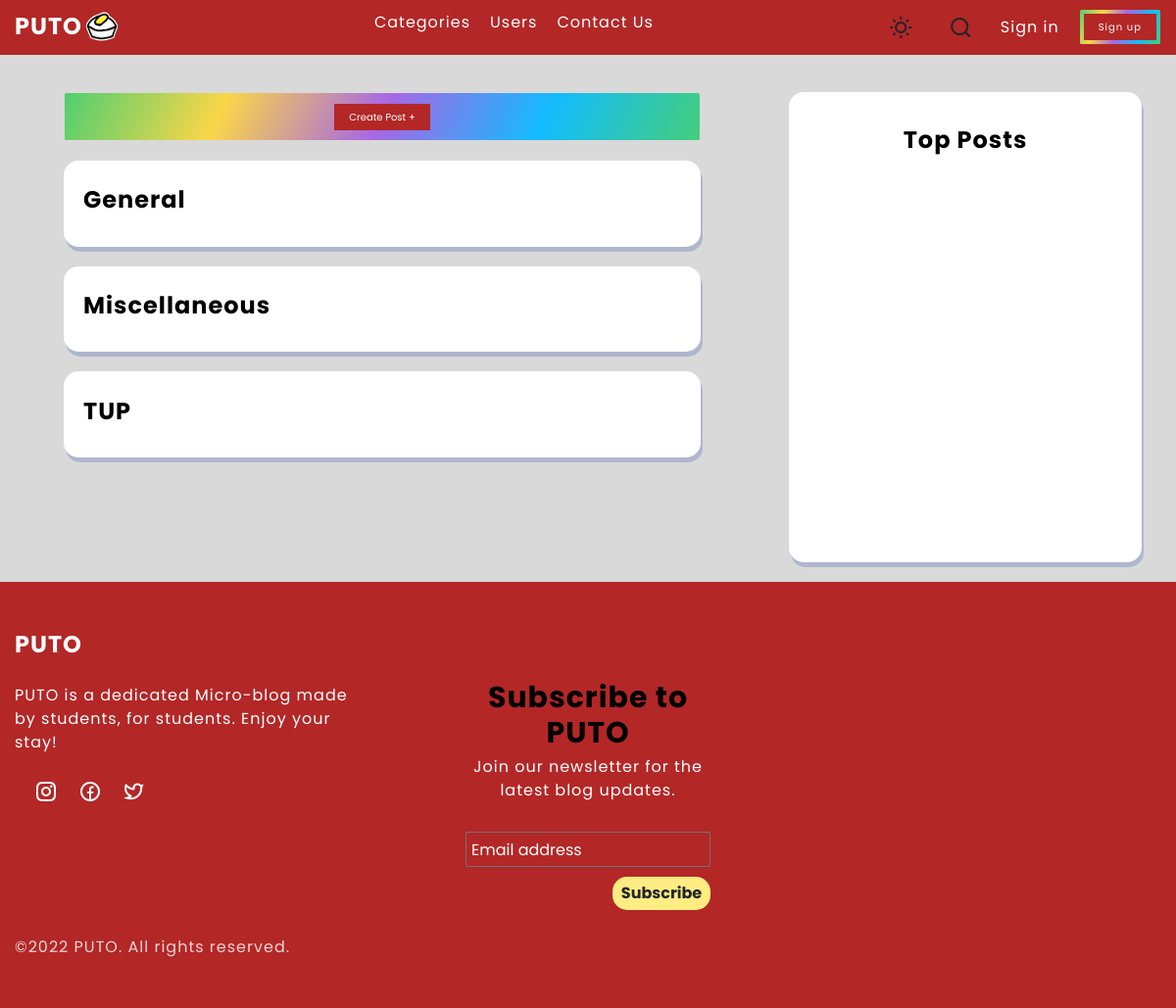
The app's page /pages/categories with its own data.
### tables this page shows
CREATE TABLE `categories` (
  `id` int(255) NOT NULL,
  `name` varchar(255) NOT NULL,
  `date` datetime NOT NULL DEFAULT current_timestamp()
);

### application/controllers/Pages.php (called while the page is built, shortened)
<?php
class Pages extends CI_Controller {
    public function categories($page ='categories'){
        $data['cats'] = $this->category_model->get_cats();
		$this->load->view('templates/header');
        $this->load->view('pages/'.$page, $data);
        $this->load->view('templates/footer');
	}
}

### index.php (called while the page is built, shortened)
<?php
require_once BASEPATH.'core/CodeIgniter.php';

### application/models/Category_model.php (called while the page is built, shortened)
<?php
class Category_model extends CI_Model{
    public function get_cats(){
        $query = $this->db->get('categories');
        return $query->result_array();
    }
}

### application/views/pages/categories.php (the view, shortened to what this page needs)
<section class="featured-articles section section-header-offset">
    <div class="featured-articles-container container d-grid">
        <div class="featured-content posts d-grid">
            <?php if(isset($_SESSION['user']['name'])):?>
                <button class="btn sign-up-btn fancy-border screen-sm-hidden " >
                    <a class="justify-content-center"href="<?php echo base_url('posts/create');?>" >
                        <span>Create Post + </span>
                    </a>
                </button>
            <?php else:?>
                <button data-bs-toggle="modal" data-bs-target="#InputModal" class="btn sign-up-btn fancy-border screen-sm-hidden" >
                <span>Create Post + </span>
                </button>
            <?php endif;?>
            <?php foreach ($cats as $cat):?>
                <div class="trending-news-box">
                    <a href="<?php echo base_url('categories/postsbycat/'.$cat['id']);?>"><h3 class="title article-title"><?php echo $cat['name'];?></h3></a>
                </div>
            <?php endforeach;?>
        </div>
        <div class="sidebar d-grid">
            <h3 class="title featured-content-title">Top Posts</h3>
        </div>
    </div>
</section>

### assets/css/main.css (style rules this page uses)
:root { --light-color: #FFFFFF; --light-color-alt: #afb6cd; --primary-background-color: #D9D9D9; --secondary-background-color: #B32727; --hover-light-color: var(--light-color); --hover-dark-color: var(--primary-background-color); --gradient-color: linear-gradient(115deg, #4fcf70, #fad648, #a767e5, #12bcfe, #44ce7b); --transparent-light-color: rgba(255, 255, 255, .05); --transparent-dark-color: rgba(0, 0, 0, .75); --font-family: 'Poppins', sans-serif; --font-size-xsm: 1.2rem; --font-size-sm: 1.6rem; --font-size-md: 2.4rem; --font-size-lg: 3rem; --font-size-xl: 4rem; --gap: 2rem; --margin-sm: 2rem; --margin-md: 3rem; --item-min-height-sm: 20rem; --item-min-height-md: 30rem; }
* { margin: 0; padding: 0; box-sizing: border-box; }
html { font-size: 62.5%; }
body { font-family: var(--font-family); font-size: var(--font-size-sm); color: var(--light-color-alt); background-color: var(--primary-background-color); letter-spacing: 1px; transition: background-color .25s, color .25s; overflow-x:hidden; }
a { color: inherit; text-decoration: none; display: flex; }
input, button { font: inherit; color: inherit; border: none; background-color: transparent; }
.container { max-width: 160rem; margin: 0 auto; padding: 0 1.5rem; }
.d-grid { display: grid; }
.screen-sm-hidden { display: none; }
html { overflow-y: scroll !important; }
::placeholder { color: white; opacity: 1; }
.btn { cursor: pointer; }
.title { font-size: 150%; color: #628EFF; text-align: center; font-weight: bold; }
.featured-articles { padding-block: 2rem; }
.section-header-offset { margin-top: 7.4rem; }
.featured-articles-container, .featured-content { gap: var(--gap); }
.posts { padding: 0 5rem; }
.fancy-border { position: relative; overflow: hidden; justify-content: flex-end; align-items: flex-end; }
.fancy-border::before { content: ""; position: absolute; top: 0; left: 0; width: 200%; height: 100%; background: var(--gradient-color); background-size: 50% 100%; z-index: 5; }
.fancy-border span { position: relative; z-index: 10; display: inline-flex; background-color: var(--secondary-background-color); padding: .6rem 1.5rem; }
.title { color: black; }
.article-title { font-size: var(--font-size-md); }
.sidebar { background-color: white; padding: 2.5rem; border-top-right-radius: 15px; border-top-left-radius: 15px; border-bottom-right-radius: 15px; border-bottom-left-radius: 15px; box-shadow: 2px 5px; margin: 0 2rem; height: 30em; }
.trending-news-box { display: flex; flex-direction: column; gap: var(--gap); padding: 2rem; border-bottom: 1px solid var(--transparent-light-color); background-color: white; border-top-right-radius: 15px; border-top-left-radius: 15px; border-bottom-right-radius: 15px; border-bottom-left-radius: 15px; box-shadow: 2px 5px; }
.trending-news-box:last-of-type { border-bottom: none; }
.featured-content-title { font-size: var(--font-size-md); text-align: center; padding: 1rem; }
@media screen and (min-width: 700px) { .trending-news-box { flex-direction: row; align-items: center; } }
@media screen and (min-width: 768px) { .featured-content { grid-template-rows: 5rem repeat(4, 1fr); font-size: 23px; } }
@media screen and (min-width: 1024px) { .screen-sm-hidden { display: block; } }
@media screen and (min-width: 1024px) { .sign-up-btn { padding: 4px; color: white; } }
@media screen and (min-width: 1024px) { .featured-articles-container { grid-template-columns: 1fr 40rem; } }

### records on screen
categories: name "General"
categories: name "Miscellaneous"
categories: name "TUP"
